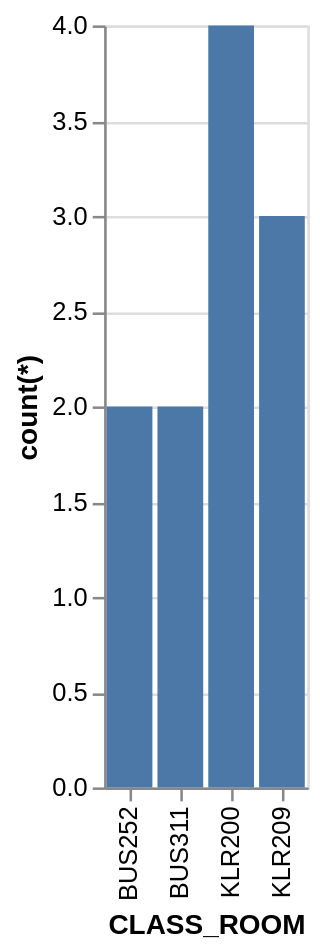

Write the Vega-Lite specification saved for this chart.
### Vega-Lite specification from a JSON file in a GitHub repository (floating-point values rounded to 4 significant figures)
{"data": {"values": [{"x_data": "BUS252", "y_data": 2}, {"x_data": "BUS311", "y_data": 2}, {"x_data": "KLR200", "y_data": 4}, {"x_data": "KLR209", "y_data": 3}]}, "mark": "bar", "encoding": {"x": {"field": "x_data", "type": "nominal", "title": "CLASS_ROOM", "sort": "ascending"}, "y": {"field": "y_data", "type": "quantitative", "title": "count(*)"}}}
